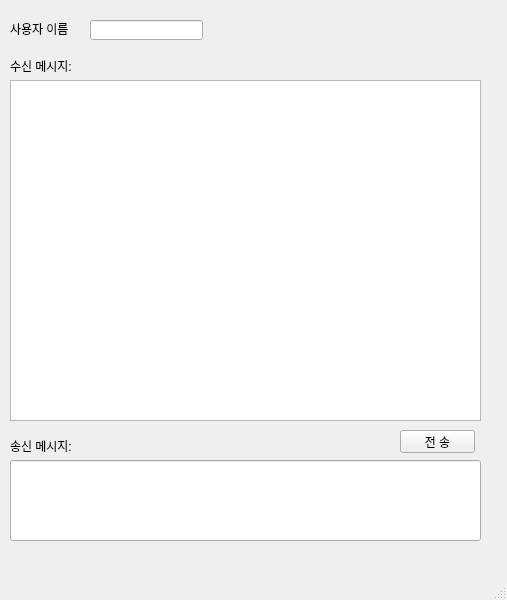
<?xml version="1.0" encoding="UTF-8"?>
<ui version="4.0">
 <class>MainWindow</class>
 <widget class="QMainWindow" name="MainWindow">
  <property name="geometry">
   <rect>
    <x>0</x>
    <y>0</y>
    <width>507</width>
    <height>600</height>
   </rect>
  </property>
  <property name="windowTitle">
   <string>MainWindow</string>
  </property>
  <widget class="QWidget" name="centralwidget">
   <widget class="QLabel" name="label">
    <property name="geometry">
     <rect>
      <x>10</x>
      <y>13</y>
      <width>101</width>
      <height>31</height>
     </rect>
    </property>
    <property name="text">
     <string>사용자 이름 </string>
    </property>
   </widget>
   <widget class="QLineEdit" name="lineEdit">
    <property name="geometry">
     <rect>
      <x>90</x>
      <y>20</y>
      <width>113</width>
      <height>20</height>
     </rect>
    </property>
   </widget>
   <widget class="QLabel" name="label_2">
    <property name="geometry">
     <rect>
      <x>10</x>
      <y>50</y>
      <width>101</width>
      <height>31</height>
     </rect>
    </property>
    <property name="text">
     <string>수신 메시지:</string>
    </property>
   </widget>
   <widget class="QTextBrowser" name="textBrowser">
    <property name="geometry">
     <rect>
      <x>10</x>
      <y>80</y>
      <width>471</width>
      <height>341</height>
     </rect>
    </property>
   </widget>
   <widget class="QLabel" name="label_3">
    <property name="geometry">
     <rect>
      <x>10</x>
      <y>430</y>
      <width>101</width>
      <height>31</height>
     </rect>
    </property>
    <property name="text">
     <string>송신 메시지:</string>
    </property>
   </widget>
   <widget class="QPushButton" name="pushButton">
    <property name="geometry">
     <rect>
      <x>400</x>
      <y>430</y>
      <width>75</width>
      <height>23</height>
     </rect>
    </property>
    <property name="text">
     <string>전 송</string>
    </property>
   </widget>
   <widget class="QLineEdit" name="lineEdit_2">
    <property name="geometry">
     <rect>
      <x>10</x>
      <y>460</y>
      <width>471</width>
      <height>81</height>
     </rect>
    </property>
   </widget>
  </widget>
  <widget class="QMenuBar" name="menubar">
   <property name="geometry">
    <rect>
     <x>0</x>
     <y>0</y>
     <width>507</width>
     <height>21</height>
    </rect>
   </property>
  </widget>
  <widget class="QStatusBar" name="statusbar"/>
 </widget>
 <resources/>
 <connections/>
</ui>
